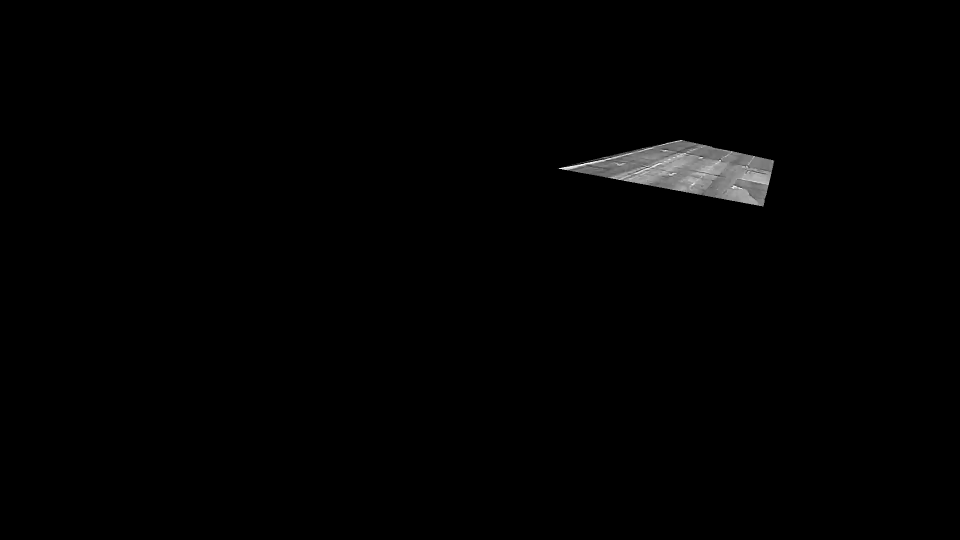
#> input picture trt_pipeline/base_road.png, 1920 x 1080 px (shown at 1/2 size)
$ python synthetic_rain_augmentor.py --image ../trt_pipeline/base_road.png
#> lines starting #> are read from the running program, lines starting #| are printed output that depends on the picture; after the words box and inside, x2 and y2 are one past the last pixel; in counts of white or black regions, pixels touching at a corner belong together
"""
Realistic Synthetic Rain & Wet Road Augmentation Engine.
Simulates adverse precipitation conditions (rain streaks, atmospheric fog/mist,
and wet road surface darkening with specular sheen) for CCTV camera frames.
"""

from __future__ import annotations

import argparse
import random
from pathlib import Path
import cv2
import numpy as np


class SyntheticRainAugmentor:
    """
    Physically inspired Synthetic Rain Augmentor for traffic surveillance images.
    Applies:
    1. Directional rain streaks with motion blur
    2. Atmospheric mist / contrast attenuation
    3. Road surface darkening and specular reflection highlights
    """

    def __init__(
        self,
        slant_range: tuple[int, int] = (-20, 20),
        density_range: tuple[int, int] = (800, 2200),
        length_range: tuple[int, int] = (15, 35),
        fog_alpha: float = 0.15,
        wet_sheen: bool = True,
        seed: int | None = None,
    ):
        self.slant_range = slant_range
        self.density_range = density_range
        self.length_range = length_range
        self.fog_alpha = fog_alpha
        self.wet_sheen = wet_sheen
        if seed is not None:
            random.seed(seed)
            np.random.seed(seed)

    def _generate_rain_layer(
        self,
        shape: tuple[int, int, int],
        slant: int,
        length: int,
        num_drops: int,
    ) -> np.ndarray:
        """Draws directional semi-transparent rain streaks with motion blur."""
        h, w = shape[:2]
        rain_layer = np.zeros((h, w), dtype=np.uint8)

        # Compute dx, dy according to slant angle (degrees from vertical)
        angle_rad = np.radians(slant)
        dx = int(length * np.sin(angle_rad))
        dy = int(length * np.cos(angle_rad))
        if dy == 0:
            dy = length

        # Random drop origins
        xs = np.random.randint(0, w, size=num_drops)
        ys = np.random.randint(0, h, size=num_drops)

        for x, y in zip(xs, ys):
            x2 = np.clip(x + dx, 0, w - 1)
            y2 = np.clip(y + dy, 0, h - 1)
            # Vary drop brightness for depth realism
            intensity = random.randint(180, 255)
            cv2.line(rain_layer, (x, y), (x2, y2), intensity, thickness=random.choice([1, 1, 1, 2]))

        # Apply motion blur kernel along the streak direction
        kernel_size = max(3, length // 3)
        if kernel_size % 2 == 0:
            kernel_size += 1
        blurred = cv2.GaussianBlur(rain_layer, (kernel_size, kernel_size), 0)
        return blurred

    def _apply_fog_mist(self, image: np.ndarray, alpha: float) -> np.ndarray:
        """Simulates atmospheric scattering and reduced contrast during downpours."""
        # Grayish-white atmospheric mist
        fog = np.full_like(image, 215, dtype=np.uint8)
        fogged = cv2.addWeighted(image, 1.0 - alpha, fog, alpha, 0)
        return fogged

    def _apply_wet_road_sheen(self, image: np.ndarray, road_roi_top: float = 0.35) -> np.ndarray:
        """
        Simulates wet pavement:
        1. Darkens lower road surface (diffuse reflection decreases when wet)
        2. Enhances bright specular highlights (standing water reflections)
        """
        h, w = image.shape[:2]
        y_start = int(h * road_roi_top)
        road_region = image[y_start:h, :].astype(np.float32)

        # 1. Darken wet asphalt slightly
        darkened_road = road_region * 0.88

        # 2. Specular highlight booster on bright areas (reflecting streetlights / sky)
        gray_road = cv2.cvtColor(road_region.astype(np.uint8), cv2.COLOR_BGR2GRAY)
        specular_mask = (gray_road > 165).astype(np.float32)
        # Boost bright spots
        darkened_road += specular_mask[:, :, None] * 28.0

        image[y_start:h, :] = np.clip(darkened_road, 0, 255).astype(np.uint8)
        return image

    def augment(
        self,
        image: np.ndarray,
        intensity: str = "medium",
        slant: int | None = None,
    ) -> np.ndarray:
        """
        Applies complete synthetic rain transformation to a single BGR image.
        intensity: 'light', 'medium', or 'heavy'
        """
        out = image.copy()
        h, w = out.shape[:2]

        # Determine intensity multipliers
        if intensity == "light":
            drop_mult = 0.6
            fog_mult = 0.6
            length_mult = 0.75
        elif intensity == "heavy":
            drop_mult = 1.6
            fog_mult = 1.4
            length_mult = 1.3
        else:  # medium
            drop_mult = 1.0
            fog_mult = 1.0
            length_mult = 1.0

        # 1. Apply wet road darkening and specular sheen
        if self.wet_sheen:
            out = self._apply_wet_road_sheen(out, road_roi_top=0.30)

        # 2. Apply atmospheric mist
        eff_fog = min(0.35, self.fog_alpha * fog_mult)
        if eff_fog > 0.01:
            out = self._apply_fog_mist(out, eff_fog)

        # 3. Generate rain streak layer
        if slant is None:
            slant = random.randint(self.slant_range[0], self.slant_range[1])
        base_drops = random.randint(self.density_range[0], self.density_range[1])
        num_drops = int(base_drops * (w * h / (640 * 360)) * drop_mult)
        length = int(random.randint(self.length_range[0], self.length_range[1]) * length_mult)

        rain_mask = self._generate_rain_layer((h, w, 3), slant=slant, length=length, num_drops=num_drops)

        # 4. Blend rain streaks onto image
        rain_color = cv2.cvtColor(rain_mask, cv2.COLOR_GRAY2BGR)
        # Additive blend with soft ceiling
        out = cv2.addWeighted(out, 1.0, rain_color, 0.45, 0)
        return out


def create_comparison_grid(
    original: np.ndarray,
    augmented: np.ndarray,
    title_left: str = "ORIGINAL (DRY)",
    title_right: str = "SYNTHETIC RAIN AUGMENTED",
) -> np.ndarray:
    """Concatenates original and augmented images with labeled headers."""
    h, w = original.shape[:2]
    # Header bar
    bar_h = 42
    canvas = np.zeros((h + bar_h, w * 2, 3), dtype=np.uint8)
    canvas[:bar_h, :] = (30, 30, 30)

    # Insert images
    canvas[bar_h:, :w] = original
    canvas[bar_h:, w:] = augmented

    # Text headers
    cv2.putText(canvas, title_left, (20, 28), cv2.FONT_HERSHEY_SIMPLEX, 0.75, (100, 255, 100), 2, cv2.LINE_AA)
    cv2.putText(canvas, title_right, (w + 20, 28), cv2.FONT_HERSHEY_SIMPLEX, 0.75, (255, 160, 50), 2, cv2.LINE_AA)

    # Divider line
    cv2.line(canvas, (w, 0), (w, h + bar_h), (80, 80, 80), 2)
    return canvas


def main():
    parser = argparse.ArgumentParser(description="Synthetic Rain Augmentation Engine for Traffic Cameras.")
    parser.add_argument("--image", type=str, default=None, help="Path to single image.")
    parser.add_argument("--video", type=str, default=None, help="Path to video to extract and augment a sample frame.")
    parser.add_argument("--intensity", type=str, default="medium", choices=["light", "medium", "heavy"], help="Rain intensity.")
    parser.add_argument("--slant", type=int, default=15, help="Slant angle in degrees (-30 to 30).")
    parser.add_argument("--output", type=str, default="output/synthetic_rain_sample.jpg", help="Output path.")
    parser.add_argument("--compare", action="store_true", help="Save side-by-side comparison.")
    parser.add_argument("--batch-dir", type=str, default=None, help="Batch augment directory of images.")
    parser.add_argument("--batch-out", type=str, default=None, help="Batch output directory.")
    parser.add_argument("--count", type=int, default=50, help="Number of images to augment in batch.")

    args = parser.parse_args()
    augmentor = SyntheticRainAugmentor()

    if args.image:
        img_p = Path(args.image)
        img = cv2.imread(str(img_p.resolve()))
#> img is the input picture: shape (1080, 1920, 3); min 0, max 255, mean 2
        if img is None:
            raise FileNotFoundError(f"Cannot read image: {img_p}")
        aug = augmentor.augment(img, intensity=args.intensity, slant=args.slant)
#> in _apply_wet_road_sheen, `road_region = image[y_start:h, :].astype(np.float32)`:
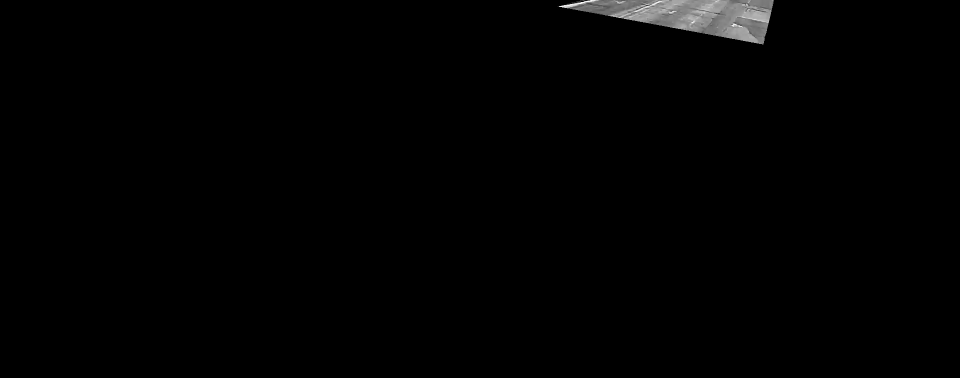
#> road_region: shape (756, 1920, 3) float32 (shown at 1/2 size); min 0, max 255, mean 2.1
#> in _apply_wet_road_sheen, `specular_mask = (gray_road > 165).astype(np.float32)`:
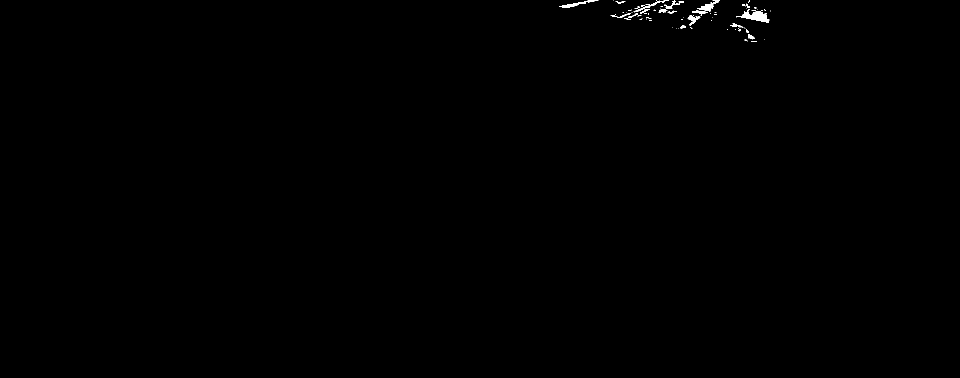
#> specular_mask: shape (756, 1920) float32 (shown at 1/2 size); values 0 (black) and 1 (white), 0.21% white; 85 white regions (65 under 20 px), largest, box (x1, y1, x2, y2) and area: (1472, 18, 1539, 46) 776, (1394, 0, 1440, 23) 320, (1118, 0, 1197, 16) 310
#> in _apply_fog_mist, `fogged = cv2.addWeighted(image, 1.0 - alpha, fog, alpha, 0)`:
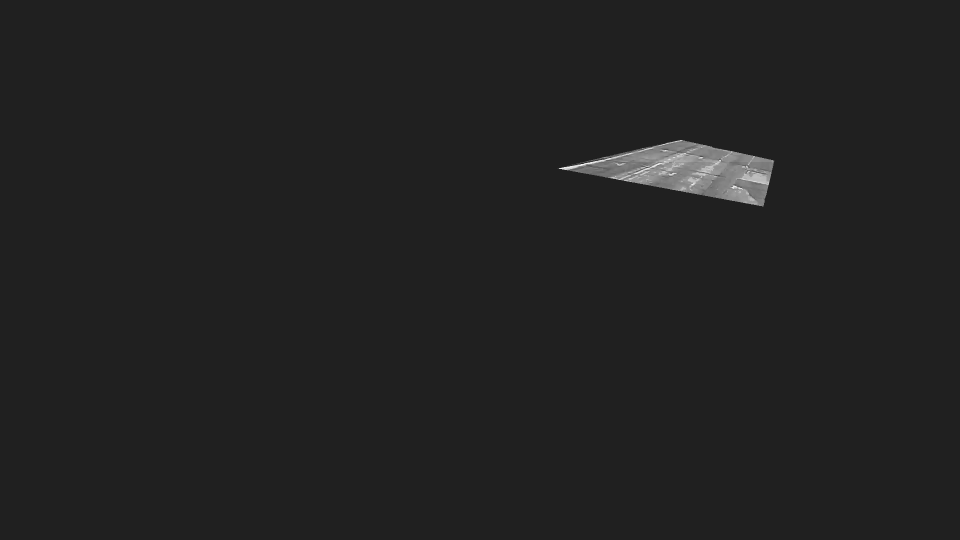
#> fogged: shape (1080, 1920, 3) (shown at 1/2 size); min 32, max 249, mean 33.6
#> after the loop in _generate_rain_layer, `for x, y in zip(xs, ys):`:
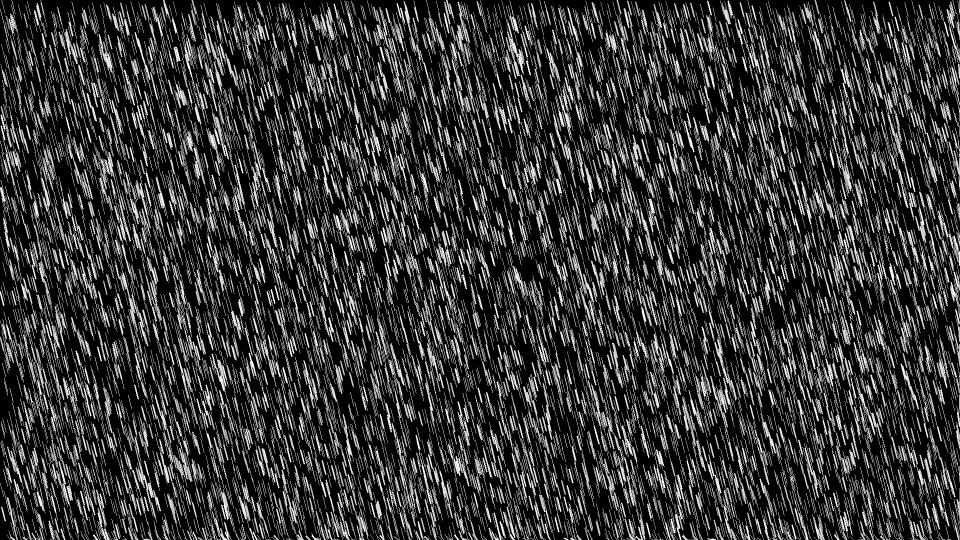
#> rain_layer: shape (1080, 1920) (shown at 1/2 size); min 0, max 255, mean 53.8
#> in augment, `rain_color = cv2.cvtColor(rain_mask, cv2.COLOR_GRAY2BGR)`:
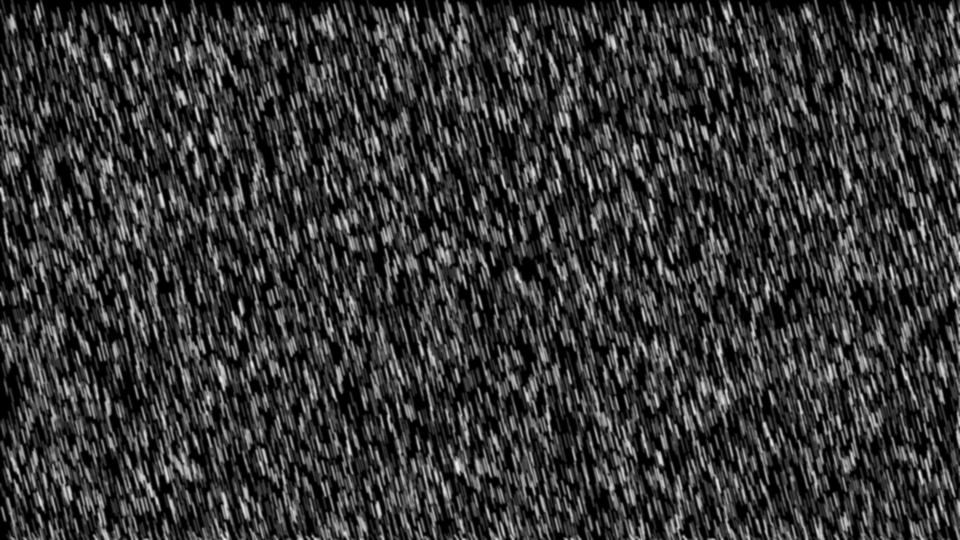
#> rain_color: shape (1080, 1920, 3) (shown at 1/2 size); min 0, max 236, mean 53.8
#> in augment, `out = cv2.addWeighted(out, 1.0, rain_color, 0.45, 0)`:
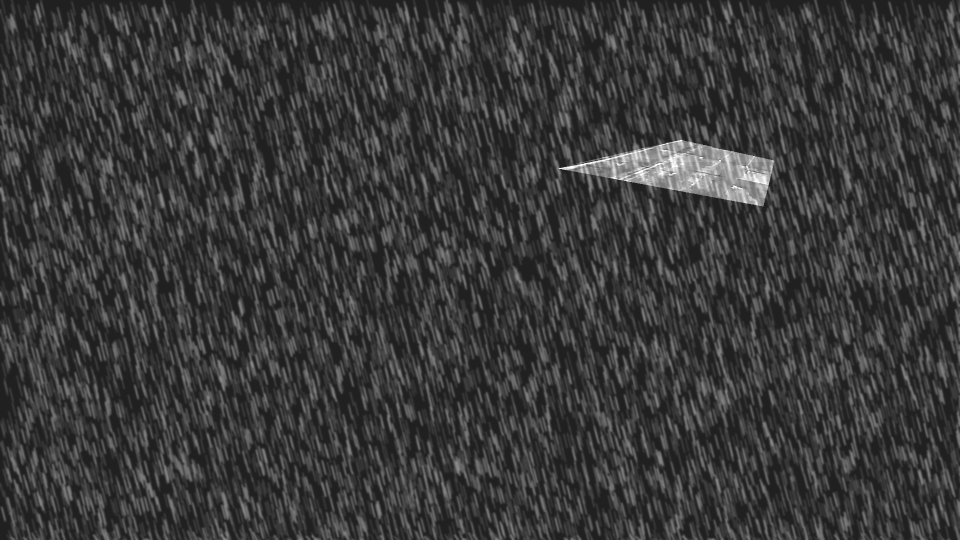
#> out: shape (1080, 1920, 3) (shown at 1/2 size); min 32, max 255, mean 57.8
        out_p = Path(args.output)
        out_p.parent.mkdir(parents=True, exist_ok=True)
        if args.compare:
            canvas = create_comparison_grid(img, aug)
            cv2.imwrite(str(out_p.resolve()), canvas)
        else:
            cv2.imwrite(str(out_p.resolve()), aug)
        print(f"[✔] Saved synthetic rain image to: {out_p.resolve()}")

    elif args.video:
        vid_p = Path(args.video)
        cap = cv2.VideoCapture(str(vid_p.resolve()))
        if not cap.isOpened():
            raise FileNotFoundError(f"Cannot open video: {vid_p}")
        cap.set(cv2.CAP_PROP_POS_FRAMES, 50)
        ret, frame = cap.read()
        cap.release()
        if not ret:
            raise RuntimeError(f"Could not read frame from: {vid_p}")

        aug = augmentor.augment(frame, intensity=args.intensity, slant=args.slant)
        out_p = Path(args.output)
        out_p.parent.mkdir(parents=True, exist_ok=True)
        if args.compare:
            canvas = create_comparison_grid(frame, aug)
            cv2.imwrite(str(out_p.resolve()), canvas)
        else:
            cv2.imwrite(str(out_p.resolve()), aug)
        print(f"[✔] Saved synthetic rain comparison from video: {out_p.resolve()}")

    elif args.batch_dir and args.batch_out:
        src_dir = Path(args.batch_dir)
        dest_dir = Path(args.batch_out)
        dest_dir.mkdir(parents=True, exist_ok=True)
        files = list(src_dir.glob("*.jpg")) + list(src_dir.glob("*.png")) + list(src_dir.glob("*.jpeg"))
        sampled = random.sample(files, min(args.count, len(files)))

        print(f"[*] Batch augmenting {len(sampled)} images from {src_dir} -> {dest_dir}")
        for i, fp in enumerate(sampled, 1):
            img = cv2.imread(str(fp.resolve()))
            if img is None:
                continue
            aug = augmentor.augment(img, intensity=random.choice(["light", "medium", "heavy"]))
            out_file = dest_dir / f"syn_rain_{fp.stem}.jpg"
            cv2.imwrite(str(out_file), aug, [cv2.IMWRITE_JPEG_QUALITY, 92])
        print(f"[✔] Finished augmenting {len(sampled)} images into {dest_dir.resolve()}")


if __name__ == "__main__":
    main()
